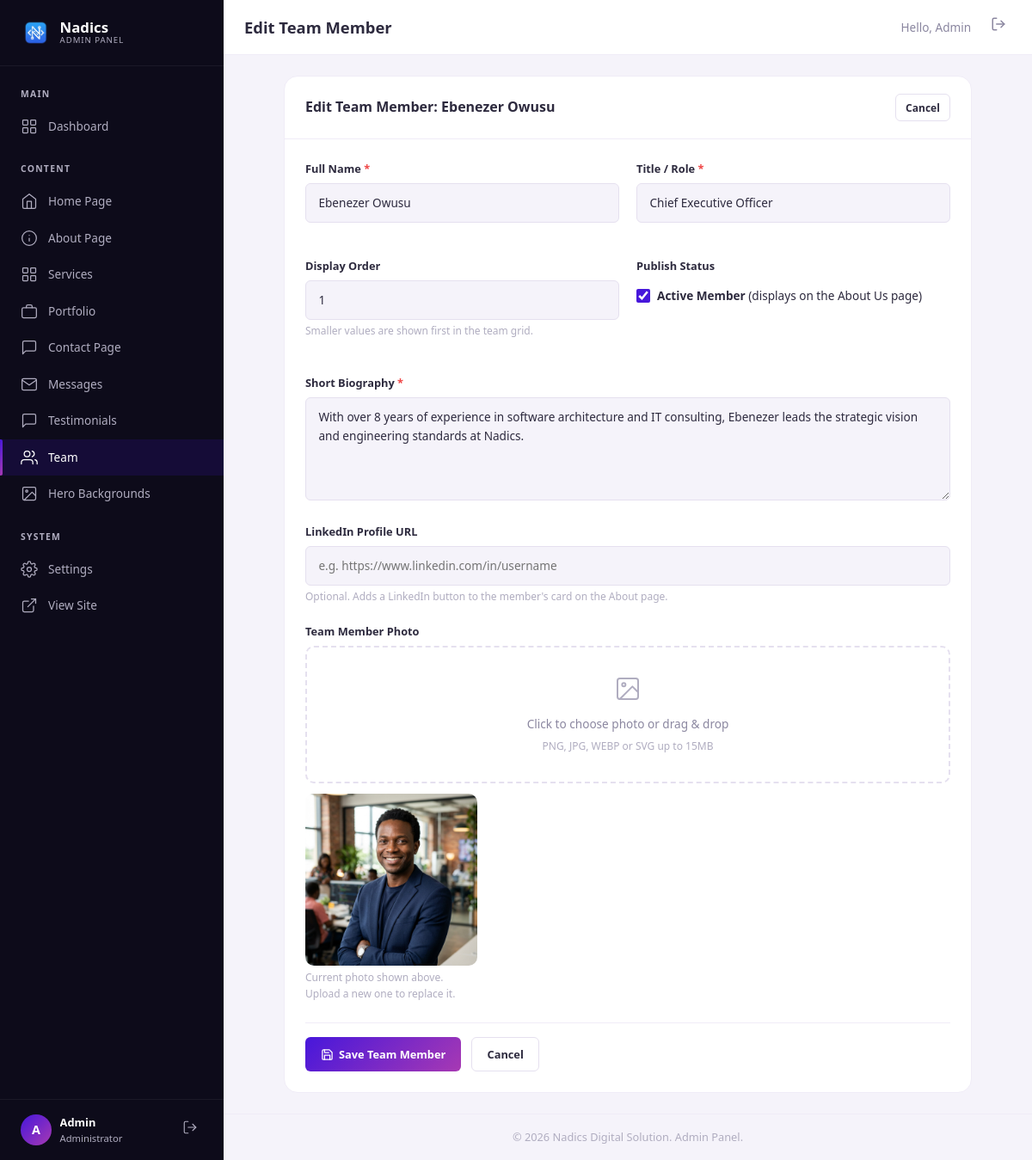
Page /admin/team.php?action=edit&id=1 (signed in) on the committed database.
### tables this page shows
CREATE TABLE IF NOT EXISTS team_members (
    id           INT AUTO_INCREMENT PRIMARY KEY,
    name         VARCHAR(150) NOT NULL,
    title        VARCHAR(150) NOT NULL,
    image_url    VARCHAR(500) NOT NULL,
    bio          TEXT         DEFAULT NULL,
    linkedin_url VARCHAR(500) DEFAULT NULL,
    display_order INT         DEFAULT 0,
    is_active    TINYINT(1)   DEFAULT 1,
    created_at   TIMESTAMP    DEFAULT CURRENT_TIMESTAMP,
    INDEX idx_active (is_active)
);

### includes/functions.php (called while the page is built, shortened)
<?php
function sanitize(string $input): string {
    return htmlspecialchars(trim($input), ENT_QUOTES, 'UTF-8');
}

### admin/team.php (the view, shortened to what this page needs)
<?php
$db = getDB();
$action = $_GET['action'] ?? 'list';
$edit_item = null;
if ($action === 'edit' && isset($_GET['id'])) {
    $edit_id = (int)$_GET['id'];
    if ($db) {
        try {
            $stmt = $db->prepare("SELECT * FROM team_members WHERE id = :id");
            $stmt->execute([':id' => $edit_id]);
            $edit_item = $stmt->fetch();
        } catch (PDOException $e) {
            $flash_message = 'Database error: ' . $e->getMessage();
            $flash_type = 'error';
            $action = 'list';
        }
    }
}
require_once __DIR__ . '/includes/admin-header.php';
?>
<?php if ($action === 'list'): ?>
    <div class="admin-card">
        <div class="admin-card__header">
            <h2 class="admin-card__title">Leadership Team Members</h2>
            <a href="<?= ADMIN_URL ?>/team.php?action=add" class="admin-btn admin-btn--primary admin-btn--sm">
                <svg viewBox="0 0 24 24" fill="none" stroke="currentColor" stroke-width="2" stroke-linecap="round" stroke-linejoin="round"><line x1="12" y1="5" x2="12" y2="19"/><line x1="5" y1="12" x2="19" y2="12"/></svg>
                Add Team Member
            </a>
        </div>
        <div class="admin-card__body" style="padding: 0;">
            <?php
            $team = [];
            if ($db) {
                try {
                    $team = $db->query("SELECT * FROM team_members ORDER BY display_order ASC, name ASC")->fetchAll();
                } catch (PDOException $e) {
                    echo '<div class="admin-alert admin-alert--error" style="margin: 1.5rem;">Database query error: ' . sanitize($e->getMessage()) . '</div>';
                }
            }
            if (empty($team)): ?>
                <div class="admin-empty">
                    <svg viewBox="0 0 24 24" fill="none" stroke="currentColor" stroke-width="1.5" stroke-linecap="round" stroke-linejoin="round">
                        <path d="M17 21v-2a4 4 0 0 0-4-4H5a4 4 0 0 0-4 4v2"/><circle cx="9" cy="7" r="4"/><path d="M23 21v-2a4 4 0 0 0-3-3.87"/><path d="M16 3.13a4 4 0 0 1 0 7.75"/></svg>
                    <h3 class="admin-empty__title">No Team Members Found</h3>
                    <p class="admin-empty__desc">There are no leadership team members configured yet.</p>
                    <a href="<?= ADMIN_URL ?>/team.php?action=add" class="admin-btn admin-btn--primary" style="margin-top: 1rem;">Add First Member</a>
                </div>
            <?php else: ?>
                <div class="table-responsive">
                    <table class="admin-table">
                        <thead>
                            <tr>
                                <th>Photo</th>
                                <th>Name</th>
                                <th>Title / Role</th>
                                <th>Display Order</th>
                                <th>Status</th>
                                <th>Actions</th>
                            </tr>
                        </thead>
                        <tbody>
                            <?php foreach ($team as $member): ?>
                                <tr>
                                    <td>
                                        <div style="width: 48px; height: 48px; border-radius: 50%; overflow: hidden; background: var(--admin-bg); border: 1px solid var(--admin-border-light);">
                                            <img src="<?= SITE_URL . '/' . sanitize($member['image_url']) ?>" alt="<?= sanitize($member['name']) ?>" style="width: 100%; height: 100%; object-fit: cover;">
                                        </div>
                                    </td>
                                    <td>
                                        <div style="font-weight: 600; color: var(--admin-text);"><?= sanitize($member['name']) ?></div>
                                    </td>
                                    <td>
                                        <div style="color: var(--admin-text-light);"><?= sanitize($member['title']) ?></div>
                                    </td>
                                    <td>
                                        <span style="font-family: monospace; font-size: 0.9rem;"><?= $member['display_order'] ?></span>
                                    </td>
                                    <td>
                                        <?php if ($member['is_active']): ?>
                                            <span class="admin-badge admin-badge--success">Active</span>
                                        <?php else: ?>
                                            <span class="admin-badge admin-badge--muted">Inactive</span>
                                        <?php endif; ?>
                                    </td>
                                    <td>
                                        <div class="btn-group">
                                            <a href="<?= ADMIN_URL ?>/team.php?action=edit&id=<?= $member['id'] ?>" class="admin-btn admin-btn--outline admin-btn--sm" title="Edit Member">
                                                <svg viewBox="0 0 24 24" fill="none" stroke="currentColor" stroke-width="2" stroke-linecap="round" stroke-linejoin="round">
                                                    <path d="M11 4H4a2 2 0 0 0-2 2v14a2 2 0 0 0 2 2h14a2 2 0 0 0 2-2v-7"/>
                                                    <path d="M18.5 2.5a2.121 2.121 0 1 1 3 3L12 15l-4 1 1-4 9.5-9.5z"/>
                                                </svg>
                                            </a>
                                            <form action="" method="POST" style="display:inline;" onsubmit="return confirm('Are you sure you want to delete this team member?');">
                                                <?= csrfField() ?>
                                                <input type="hidden" name="id" value="<?= $member['id'] ?>">
                                                <input type="hidden" name="post_action" value="delete">
                                                <button type="submit" class="admin-btn admin-btn--danger admin-btn--sm" title="Delete Member" style="padding: 0.35rem 0.5rem;">
                                                    <svg viewBox="0 0 24 24" fill="none" stroke="currentColor" stroke-width="2" stroke-linecap="round" stroke-linejoin="round"><polyline points="3 6 5 6 21 6"/><path d="M19 6v14a2 2 0 0 1-2 2H7a2 2 0 0 1-2-2V6m3 0V4a2 2 0 0 1 2-2h4a2 2 0 0 1 2 2v2"/></svg>
                                                </button>
                                            </form>
                                        </div>
                                    </td>
                                </tr>
                            <?php endforeach; ?>
                        </tbody>
                    </table>
                </div>
            <?php endif; ?>
        </div>
    </div>
<?php elseif ($action === 'add' || $action === 'edit'): ?>
    <div class="admin-card" style="max-width: 800px; margin: 0 auto;">
        <div class="admin-card__header">
            <h2 class="admin-card__title"><?= $action === 'add' ? 'Add New Team Member' : 'Edit Team Member: ' . sanitize($edit_item['name']) ?></h2>
            <a href="<?= ADMIN_URL ?>/team.php" class="admin-btn admin-btn--outline admin-btn--sm">Cancel</a>
        </div>
        <div class="admin-card__body">
            <form action="" method="POST" enctype="multipart/form-data" class="admin-form">
                <div class="admin-form__row">
                    <div class="admin-form__group">
                        <label for="name" class="admin-form__label">Full Name <span class="required">*</span></label>
                        <input type="text" name="name" id="name" class="admin-form__input" placeholder="e.g. Ebenezer Owusu" value="<?= sanitize($_POST['name'] ?? $edit_item['name'] ?? '') ?>" required>
                    </div>
                    <div class="admin-form__group">
                        <label for="title" class="admin-form__label">Title / Role <span class="required">*</span></label>
                        <input type="text" name="title" id="title" class="admin-form__input" placeholder="e.g. Chief Executive Officer" value="<?= sanitize($_POST['title'] ?? $edit_item['title'] ?? '') ?>" required>
                    </div>
                </div>
                <div class="admin-form__row">
                    <div class="admin-form__group">
                        <label for="display_order" class="admin-form__label">Display Order</label>
                        <input type="number" name="display_order" id="display_order" class="admin-form__input" min="0" value="<?= (int)($_POST['display_order'] ?? $edit_item['display_order'] ?? 0) ?>">
                        <span class="admin-form__help">Smaller values are shown first in the team grid.</span>
                    </div>
                    <div class="admin-form__group">
                        <label class="admin-form__label">Publish Status</label>
                        <label class="admin-form__checkbox" style="margin-top: 0.85rem;">
                            <input type="checkbox" name="is_active" value="1" <?= (isset($_POST['is_active']) || ($action === 'edit' && $edit_item['is_active']) || $action === 'add') ? 'checked' : '' ?>>
                            <span><strong>Active Member</strong> (displays on the About Us page)</span>
                        </label>
                    </div>
                </div>
                <div class="admin-form__group">
                    <label for="bio" class="admin-form__label">Short Biography <span class="required">*</span></label>
                    <textarea name="bio" id="bio" class="admin-form__textarea" placeholder="Enter a brief background, qualifications, and focus area for this team member..." required><?= sanitize($_POST['bio'] ?? $edit_item['bio'] ?? '') ?></textarea>
                </div>
                <div class="admin-form__group">
                    <label for="linkedin_url" class="admin-form__label">LinkedIn Profile URL</label>
                    <input type="url" name="linkedin_url" id="linkedin_url" class="admin-form__input" placeholder="e.g. https://www.linkedin.com/in/username" value="<?= sanitize($_POST['linkedin_url'] ?? $edit_item['linkedin_url'] ?? '') ?>">
                    <span class="admin-form__help">Optional. Adds a LinkedIn button to the member's card on the About page.</span>
                </div>
                <div class="admin-form__group">
                    <label class="admin-form__label">Team Member Photo <span class="required"><?= $action === 'add' ? '*' : '' ?></span></label>
                    <div class="image-upload" onclick="document.getElementById('project_image').click();">
                        <svg viewBox="0 0 24 24" fill="none" stroke="currentColor" stroke-width="1.5" stroke-linecap="round" stroke-linejoin="round">
                            <rect x="3" y="3" width="18" height="18" rx="2" ry="2"/>
                            <circle cx="8.5" cy="8.5" r="1.5"/>
                            <polyline points="21 15 16 10 5 21"/>
                        </svg>
                        <div class="image-upload__text">Click to choose photo or drag &amp; drop</div>
                        <div class="image-upload__hint">PNG, JPG, WEBP or SVG up to 15MB</div>
                    </div>
                    <div class="image-preview" id="imagePreviewContainer" style="<?= ($action === 'edit' && !empty($edit_item['image_url'])) ? '' : 'display:none;' ?>">
                        <img id="imagePreviewImage" src="<?= ($action === 'edit' && !empty($edit_item['image_url'])) ? SITE_URL . '/' . $edit_item['image_url'] : '#' ?>" alt="Preview" style="max-height: 200px; border-radius: var(--radius-md);">
                        <span class="admin-form__help" id="imagePreviewHelp" style="display:block; margin-top:0.25rem;">
                            <?= $action === 'edit' ? 'Current photo shown above. Upload a new one to replace it.' : 'Selected photo preview.' ?>
                        </span>
                    </div>
                </div>
                <div class="admin-form__actions">
                    <button type="submit" class="admin-btn admin-btn--primary">
                        <svg viewBox="0 0 24 24" fill="none" stroke="currentColor" stroke-width="2" stroke-linecap="round" stroke-linejoin="round"><path d="M19 21H5a2 2 0 0 1-2-2V5a2 2 0 0 1 2-2h11l5 5v11a2 2 0 0 1-2 2z"/><polyline points="17 21 17 13 7 13 7 21"/><polyline points="7 3 7 8 15 8"/></svg>
                        Save Team Member
                    </button>
                    <a href="<?= ADMIN_URL ?>/team.php" class="admin-btn admin-btn--outline">Cancel</a>
                </div>
            </form>
        </div>
    </div>
<?php endif; ?>
<?php require_once __DIR__ . '/includes/admin-footer.php'; ?>

### rows in the picture
team_members: name "Ebenezer Owusu", title "Chief Executive Officer", display_order "1", is_active "☑", bio "With over 8 years of experience in software architecture and IT consulting, Ebenezer leads the strategic vision and engineering standards at Nadics.", image_url (picture)

### other values in the picture
substr(getAdminName(), 0, 1) "A"
getAdminName() "Admin"
$admin_title "Edit Team Member"
SITE_NAME "Nadics Digital Solution"
